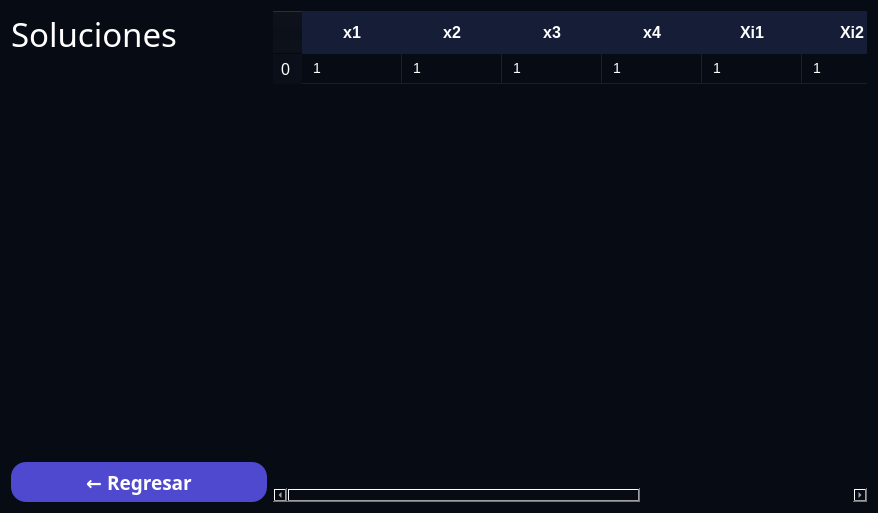
<?xml version="1.0" encoding="UTF-8"?>
<ui version="4.0">
 <class>Form</class>
 <widget class="QWidget" name="Form">
  <property name="geometry">
   <rect>
    <x>0</x>
    <y>0</y>
    <width>878</width>
    <height>513</height>
   </rect>
  </property>
  <property name="windowTitle">
   <string>Form</string>
  </property>
  <property name="styleSheet">
   <string notr="true">background: #070B14;
color: white;</string>
  </property>
  <layout class="QHBoxLayout" name="horizontalLayout" stretch="0,1">
   <item>
    <layout class="QVBoxLayout" name="verticalLayout">
     <item>
      <widget class="QLabel" name="label">
       <property name="font">
        <font>
         <family>Plus Jakarta Sans ExtraBold</family>
         <pointsize>25</pointsize>
        </font>
       </property>
       <property name="text">
        <string>Soluciones</string>
       </property>
      </widget>
     </item>
     <item>
      <widget class="QListWidget" name="lista_soluciones">
       <property name="font">
        <font>
         <family>Plus Jakarta Sans</family>
         <pointsize>18</pointsize>
         <weight>75</weight>
         <bold>true</bold>
        </font>
       </property>
       <property name="autoFillBackground">
        <bool>true</bool>
       </property>
       <property name="styleSheet">
        <string notr="true">border-radius: 20px;
color: #eee;
</string>
       </property>
      </widget>
     </item>
     <item>
      <widget class="QPushButton" name="regresar_btn">
       <property name="sizePolicy">
        <sizepolicy hsizetype="Minimum" vsizetype="Minimum">
         <horstretch>0</horstretch>
         <verstretch>0</verstretch>
        </sizepolicy>
       </property>
       <property name="minimumSize">
        <size>
         <width>0</width>
         <height>40</height>
        </size>
       </property>
       <property name="font">
        <font>
         <family>Plus Jakarta Sans</family>
         <pointsize>14</pointsize>
         <weight>75</weight>
         <bold>true</bold>
        </font>
       </property>
       <property name="styleSheet">
        <string notr="true">background: #4F49CF;
border: 0;
border-radius: 15px;
color: white;</string>
       </property>
       <property name="text">
        <string>← Regresar</string>
       </property>
      </widget>
     </item>
    </layout>
   </item>
   <item>
    <widget class="QTableWidget" name="tabla_iteraciones">
     <property name="styleSheet">
      <string notr="true">QTableWidget {
    background-color: #070B14;
    color: white;
    gridline-color: #1a1f2e;
    border: none;
    font-size: 14px;
}

/* Encabezados horizontales (columnas) */
QTableWidget QHeaderView::section {
    background-color: #161D37;
    color: white;
    padding: 10px;
    border: none;
    font-weight: bold;
    font-size: 16px;
}

/* Encabezados verticales (filas) */
QTableWidget QHeaderView::section:vertical {
    background-color: #0a0f1a;
    color: white;
    padding: 8px;
    border: none;
    font-weight: normal;
}

/* Celdas de la tabla */
QTableWidget::item {
    background-color: #070B14;
    color: white;
    padding: 8px;
    border: none;
}

/* Celdas seleccionadas */
QTableWidget::item:selected {
    background-color: #2a2570;
    color: white;
}

/* Celdas al pasar el mouse */
QTableWidget::item:hover {
    background-color: #0f1520;
}

/* Eliminar el borde de foco */
QTableWidget::item:focus {
    outline: none;
    border: none;
}

/* Esquina superior izquierda (donde se cruzan los encabezados) */
QTableWidget QTableCornerButton::section {
    background-color: #161D37;
    border: none;
}

/* Scrollbar vertical */
QTableWidget QScrollBar:vertical {
    border: none;
    background: #0a0f1a;
    width: 10px;
    margin: 0px;
}

QTableWidget QScrollBar::handle:vertical {
    background: #2a2570;
    min-height: 20px;
}

QTableWidget QScrollBar::handle:vertical:hover {
    background: #3a3580;
}

QTableWidget QScrollBar::add-line:vertical,
QTableWidget QScrollBar::sub-line:vertical {
    height: 0px;
}

QTableWidget QScrollBar::add-page:vertical,
QTableWidget QScrollBar::sub-page:vertical {
    background: none;
}

/* Scrollbar horizontal */
QTableWidget QScrollBar:horizontal {
    border: none;
    background: #0a0f1a;
    height: 10px;
    margin: 0px;
}

QTableWidget QScrollBar::handle:horizontal {
    background: #2a2570;
    min-width: 20px;
}

QTableWidget QScrollBar::handle:horizontal:hover {
    background: #3a3580;
}

QTableWidget QScrollBar::add-line:horizontal,
QTableWidget QScrollBar::sub-line:horizontal {
    width: 0px;
}

QTableWidget QScrollBar::add-page:horizontal,
QTableWidget QScrollBar::sub-page:horizontal {
    background: none;
}</string>
     </property>
     <row>
      <property name="text">
       <string>0</string>
      </property>
     </row>
     <column>
      <property name="text">
       <string>x1</string>
      </property>
     </column>
     <column>
      <property name="text">
       <string>x2</string>
      </property>
     </column>
     <column>
      <property name="text">
       <string>x3</string>
      </property>
     </column>
     <column>
      <property name="text">
       <string>x4</string>
      </property>
     </column>
     <column>
      <property name="text">
       <string>Xi1</string>
      </property>
     </column>
     <column>
      <property name="text">
       <string>Xi2</string>
      </property>
     </column>
     <column>
      <property name="text">
       <string>Xi3</string>
      </property>
     </column>
     <column>
      <property name="text">
       <string>Xi4</string>
      </property>
     </column>
     <item row="0" column="0">
      <property name="text">
       <string>1</string>
      </property>
     </item>
     <item row="0" column="1">
      <property name="text">
       <string>1</string>
      </property>
     </item>
     <item row="0" column="2">
      <property name="text">
       <string>1</string>
      </property>
     </item>
     <item row="0" column="3">
      <property name="text">
       <string>1</string>
      </property>
     </item>
     <item row="0" column="4">
      <property name="text">
       <string>1</string>
      </property>
     </item>
     <item row="0" column="5">
      <property name="text">
       <string>1</string>
      </property>
     </item>
     <item row="0" column="6">
      <property name="text">
       <string>1</string>
      </property>
     </item>
     <item row="0" column="7">
      <property name="text">
       <string>1</string>
      </property>
     </item>
    </widget>
   </item>
  </layout>
 </widget>
 <resources/>
 <connections/>
</ui>
